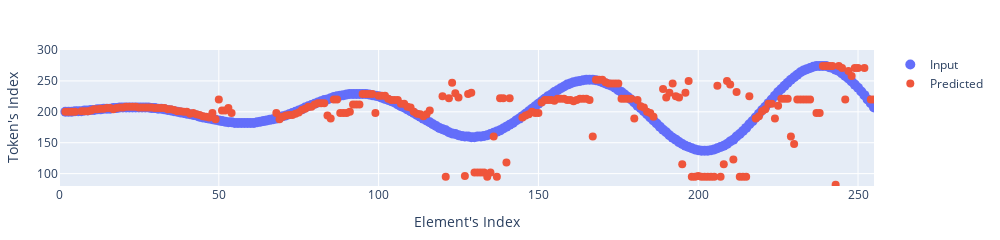

The code cell stored with this chart in its notebook:
### Code cell
plot_sequence_prediction(factual_seq=expand_sin_seq[1:], predicted_seq=expand_sin_predicts, start_from_idx=0, indices_range=(80, 300), height=200, width=1000)

### Figure 1 — Plotly figure (JSON) as saved in the notebook; plotly's stock layout.template omitted (floating-point values rounded to 4 significant figures; data arrays with more than 128 entries replaced by an {"elided": "..."} marker saying what was removed)
{"data": [{"marker": {"size": 10}, "mode": "markers", "name": "Input", "type": "scatter", "x": {"elided": "254 int values"}, "y": {"elided": "254 int values"}}, {"marker": {"size": 8}, "mode": "markers", "name": "Predicted", "type": "scatter", "x": {"elided": "254 int values"}, "y": {"elided": "254 int values"}}], "layout": {"height": 200, "margin": {"b": 50, "l": 50, "r": 50, "t": 50}, "width": 1000, "xaxis": {"range": [0, 255], "title": {"text": "Element's Index"}, "type": "linear"}, "yaxis": {"range": [80, 300], "title": {"text": "Token's Index"}, "type": "linear"}}}
